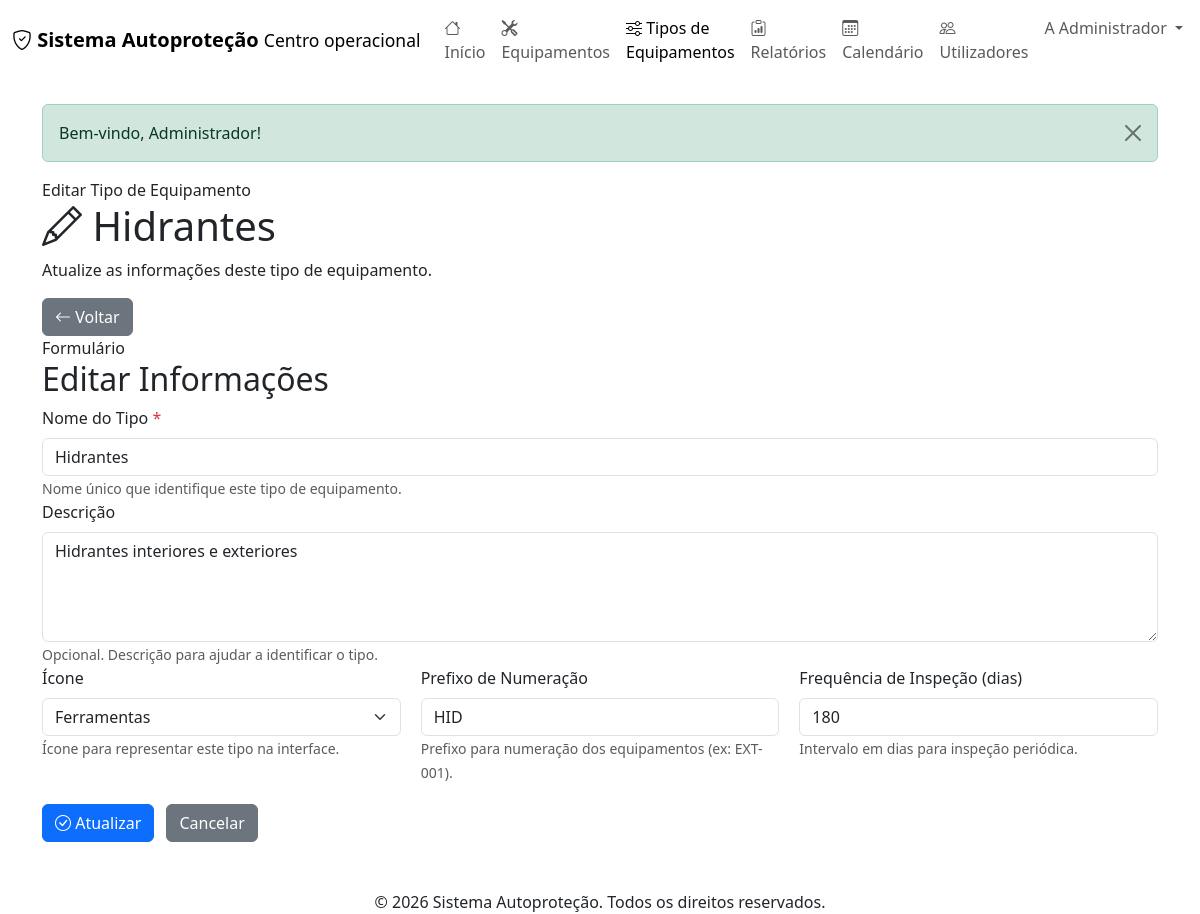
/index.php?controler=tipo_equipamento&acao=editar&id=2 (signed in), run on the app's committed database.
### tables this page shows
CREATE TABLE IF NOT EXISTS tipos_equipamentos (
    id INT AUTO_INCREMENT PRIMARY KEY,
    nome VARCHAR(100) NOT NULL,
    descricao TEXT,
    icone VARCHAR(50),
    prefixo_numeracao VARCHAR(20) COMMENT 'Prefixo para numeração dos equipamentos, ex: EXT, HID, LUM',
    proximo_numero INT DEFAULT 1 COMMENT 'Próximo número sequencial do tipo de equipamento',
    frequencia_inspecao INT COMMENT 'Frequência em dias',
    ativo BOOLEAN DEFAULT TRUE,
    data_criacao TIMESTAMP DEFAULT CURRENT_TIMESTAMP,
    UNIQUE KEY uk_tipo_nome (nome),
    INDEX idx_ativo (ativo)
);

### app/core/View.php (called while the page is built, shortened)
<?php
class View {
    public static function render($view, array $data = []) {
        $viewPath = APP_PATH . DIRECTORY_SEPARATOR . 'views' . DIRECTORY_SEPARATOR . str_replace('/', DIRECTORY_SEPARATOR, $view) . '.php';
        extract($data, EXTR_SKIP);
        require $viewPath;
        require APP_PATH . DIRECTORY_SEPARATOR . 'views' . DIRECTORY_SEPARATOR . 'layouts' . DIRECTORY_SEPARATOR . 'main.php';
    }
}

### app/core/Controller.php (called while the page is built, shortened)
<?php
abstract class Controller {
    protected function render($view, array $data = []) {
        View::render($view, $data);
    }
}

### app/controllers/TipoEquipamentoController.php (called while the page is built, shortened)
<?php
class TipoEquipamentoController extends Controller {
    private $tipoEquipamento;
    public function __construct() {
        $this->tipoEquipamento = new TipoEquipamento();
    }
    public function editar($id) {
        $tipo = $this->tipoEquipamento->getById($id);
        $this->render('tipos_equipamentos/editar', compact('tipo'));
    }
}

### app/core/Application.php (called while the page is built, shortened)
<?php
class Application {
    public function run() {
        $router = new Router();
        $route = $router->resolve($_GET);
        $this->dispatch($route);
    }
    private function registerAutoloader() {
        spl_autoload_register(function ($class) {
            $directories = [
                APP_PATH . DIRECTORY_SEPARATOR . 'core',
                APP_PATH . DIRECTORY_SEPARATOR . 'models',
                APP_PATH . DIRECTORY_SEPARATOR . 'controllers',
            ];
            foreach ($directories as $directory) {
                $file = $directory . DIRECTORY_SEPARATOR . $class . '.php';
                if (file_exists($file)) {
                    return;
                }
            }
        });
    }
    private function dispatch($route) {
        try {
            $controller = new $route['controller']();
            call_user_func_array([$controller, $route['action']], $route['params']);
        } catch (Throwable $exception) {
            $this->handleException($exception);
        }
    }
}

### public/index.php (called while the page is built)
<?php
require_once dirname(__DIR__) . DIRECTORY_SEPARATOR . 'app' . DIRECTORY_SEPARATOR . 'core' . DIRECTORY_SEPARATOR . 'Application.php';
$application = new Application();
$application->run();

### app/models/TipoEquipamento.php (called while the page is built, shortened)
<?php
class TipoEquipamento {
    private $db;
    private $table = 'tipos_equipamentos';
    public function __construct() {
        $this->db = new Database();
    }
    public function getById($id) {
        $id = (int)$id;
        $query = "SELECT * FROM {$this->table} WHERE id = {$id}";
        $resultado = $this->db->query($query);
        if ($resultado && $resultado->num_rows > 0) {
            return $resultado->fetch_assoc();
        }
        return null;
    }
}

### app/models/Database.php (called while the page is built, shortened)
<?php
class Database {
    private $conexao;
    private $host;
    private $port;
    private $user;
    private $password;
    private $dbname;
    public function __construct() {
        $config = require CONFIG_PATH . DIRECTORY_SEPARATOR . 'database.php';
        $this->host = $config['host'];
        $this->port = $config['port'] ?? 3306;
        $this->user = $config['user'];
        $this->password = $config['password'];
        $this->dbname = $config['dbname'];
    }
    private function conectar() {
        try {
            $connection = new mysqli(
                $this->host,
                $this->user,
                $this->password,
                $this->dbname,
                (int)$this->port
            );
            $connection->set_charset("utf8mb4");
            $this->conexao = $connection;
        } catch (Exception $e) {
            die('Erro de conexão com a base de dados: ' . $e->getMessage());
        }
    }
    public function query($query) {
        return $this->conexao->query($query);
    }
}

### app/views/tipos_equipamentos/editar.php (the view, shortened to what this page needs)
<?php
$tipo = $tipo ?? [];
$icones = [
    'bi-tools' => 'Ferramentas',
    'bi-shield-check' => 'Escudo',
    'bi-lightning-charge' => 'Eletricidade',
    'bi-droplet' => 'Água/Hidráulica',
    'bi-fire' => 'Fogo',
    'bi-door-closed' => 'Portas',
    'bi-sliders' => 'Controles',
    'bi-gear' => 'Engrenagens',
    'bi-box-seam' => 'Caixa',
    'bi-lamp' => 'Iluminação',
    'bi-badge-ad' => 'Sinalização',
    'bi-alarm' => 'Alarme'
];
?>
<section class="page-shell page-shell--narrow tipo-equipamento-editar-page">
    <header class="page-hero compact">
        <div>
            <span class="page-hero__eyebrow">Editar Tipo de Equipamento</span>
            <h1><i class="bi bi-pencil"></i> <?php echo htmlspecialchars($tipo['nome'] ?? '', ENT_QUOTES, 'UTF-8'); ?></h1>
            <p>Atualize as informações deste tipo de equipamento.</p>
        </div>
        <div class="page-hero__actions">
            <a href="index.php?controler=tipo_equipamento&acao=ver&id=<?php echo (int)$tipo['id']; ?>" class="btn btn-secondary">
                <i class="bi bi-arrow-left"></i>
                Voltar
            </a>
        </div>
    </header>
    <section class="panel-surface">
        <div class="panel-surface__header">
            <span class="panel-surface__eyebrow">Formulário</span>
            <h2>Editar Informações</h2>
        </div>
        <form method="POST" action="index.php?controler=tipo_equipamento&acao=atualizar&id=<?php echo (int)$tipo['id']; ?>" class="modern-form">
            <div class="form-group">
                <label for="nome" class="form-label">Nome do Tipo <span class="required">*</span></label>
                <input type="text" id="nome" name="nome" class="form-control"
                    value="<?php echo htmlspecialchars($tipo['nome'] ?? '', ENT_QUOTES, 'UTF-8'); ?>"
                    placeholder="Ex.: Extintores, Sprinklers, Portas corta-fogo" required>
                <small class="form-text">Nome único que identifique este tipo de equipamento.</small>
            </div>
            <div class="form-group">
                <label for="descricao" class="form-label">Descrição</label>
                <textarea id="descricao" name="descricao" class="form-control" rows="4"
                    placeholder="Descrição detalhada do tipo de equipamento..."><?php echo htmlspecialchars($tipo['descricao'] ?? '', ENT_QUOTES, 'UTF-8'); ?></textarea>
                <small class="form-text">Opcional. Descrição para ajudar a identificar o tipo.</small>
            </div>
            <div class="form-row">
                <div class="form-group" style="flex: 1;">
                    <label for="icone" class="form-label">Ícone</label>
                    <select id="icone" name="icone" class="form-select">
                        <?php foreach ($icones as $valor => $label): ?>
                            <option value="<?php echo htmlspecialchars($valor, ENT_QUOTES, 'UTF-8'); ?>"
                                <?php echo ($tipo['icone'] ?? 'bi-tools') === $valor ? 'selected' : ''; ?>>
                                <?php echo htmlspecialchars($label, ENT_QUOTES, 'UTF-8'); ?>
                            </option>
                        <?php endforeach; ?>
                    </select>
                    <small class="form-text">Ícone para representar este tipo na interface.</small>
                </div>
                <div class="form-group" style="flex: 1;">
                    <label for="prefixo_numeracao" class="form-label">Prefixo de Numeração</label>
                    <input type="text" id="prefixo_numeracao" name="prefixo_numeracao" class="form-control"
                        value="<?php echo htmlspecialchars($tipo['prefixo_numeracao'] ?? '', ENT_QUOTES, 'UTF-8'); ?>"
                        placeholder="Ex.: EXT, SPRK, POR" maxlength="20">
                    <small class="form-text">Prefixo para numeração dos equipamentos (ex: EXT-001).</small>
                </div>
                <div class="form-group" style="flex: 1;">
                    <label for="frequencia_inspecao" class="form-label">Frequência de Inspeção (dias)</label>
                    <input type="number" id="frequencia_inspecao" name="frequencia_inspecao" class="form-control"
                        value="<?php echo (int)($tipo['frequencia_inspecao'] ?? 0) > 0 ? (int)$tipo['frequencia_inspecao'] : ''; ?>"
                        placeholder="Ex.: 365" min="1">
                    <small class="form-text">Intervalo em dias para inspeção periódica.</small>
                </div>
            </div>
            <div style="display: flex; gap: 12px; margin-top: 20px;">
                <button type="submit" class="btn btn-primary">
                    <i class="bi bi-check-circle"></i>
                    Atualizar
                </button>
                <a href="index.php?controler=tipo_equipamento&acao=ver&id=<?php echo (int)$tipo['id']; ?>" class="btn btn-secondary">
                    Cancelar
                </a>
            </div>
        </form>
    </section>
</section>

### app/views/tipos_equipamentos/editar.php (style rules this page uses)
.required { color: #dc3545; }
.form-row { display: grid; grid-template-columns: repeat(auto-fit, minmax(150px, 1fr)); gap: 20px; }

### data on the page
tipos_equipamentos: nome "Hidrantes", descricao "Hidrantes interiores e exteriores", icone "Ferramentas", prefixo_numeracao "HID", frequencia_inspecao "180"

### other printed values
APP_NAME "Sistema Autoproteção"
$inicialUtilizador "A"
$nomeUtilizador "Administrador"
$_SESSION['mensagem'] "Bem-vindo, Administrador!"
